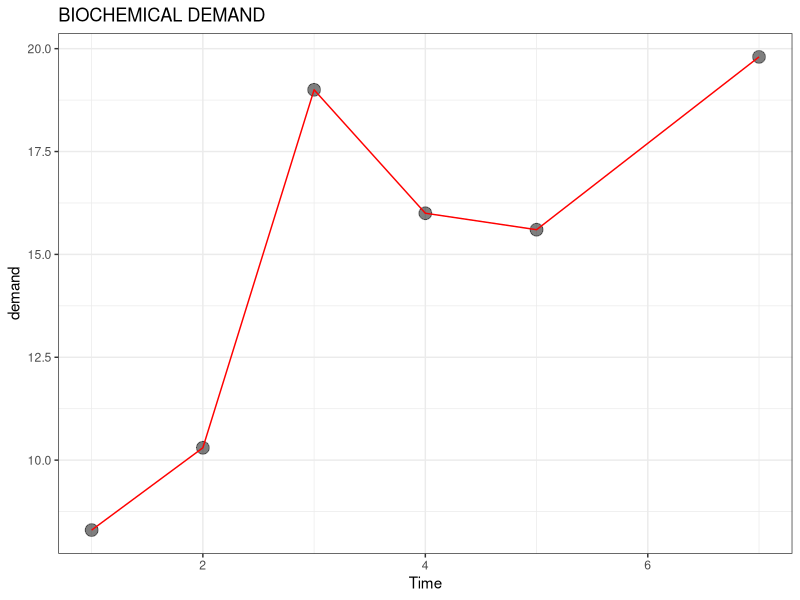
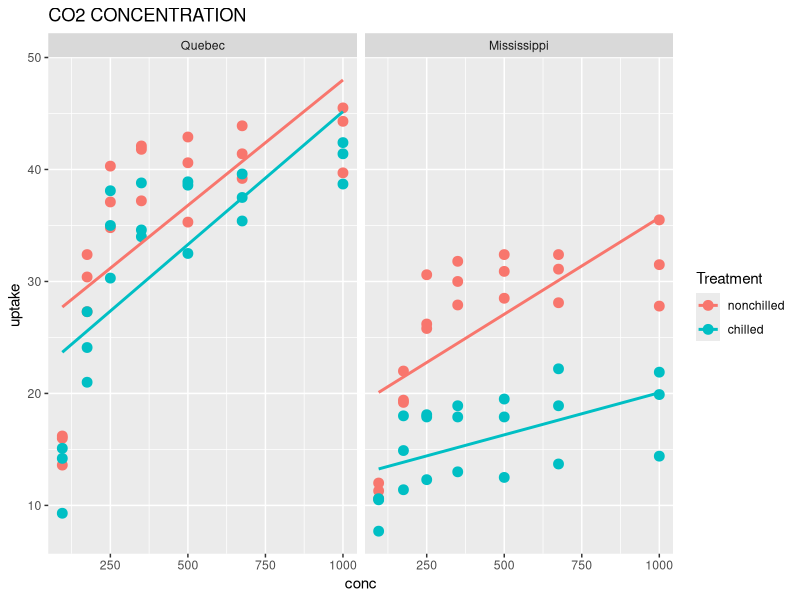
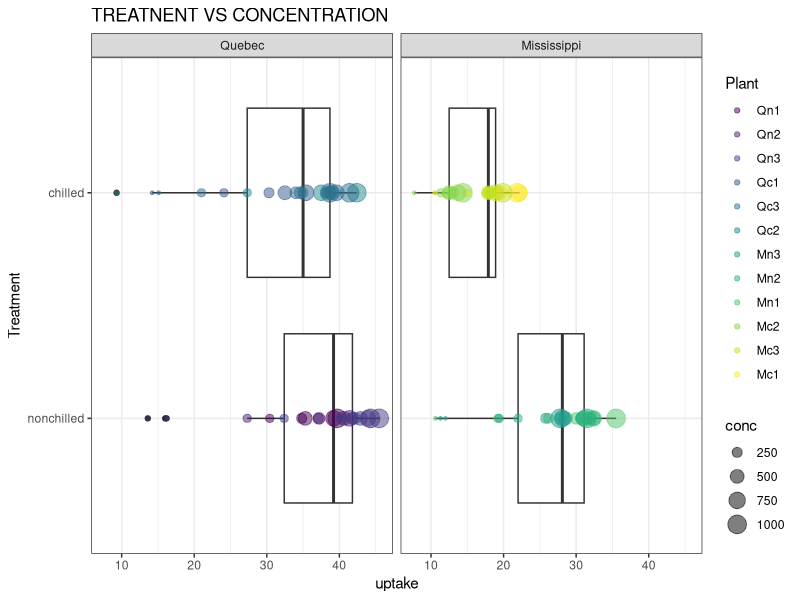
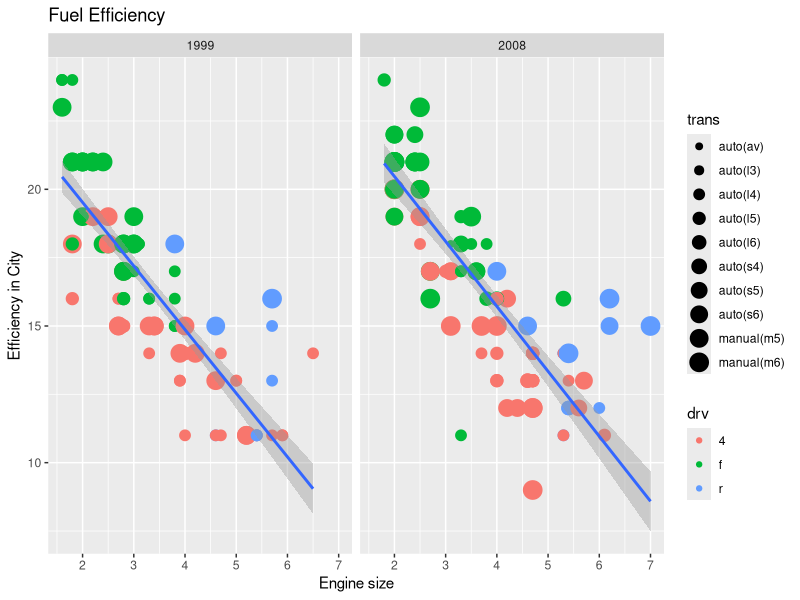
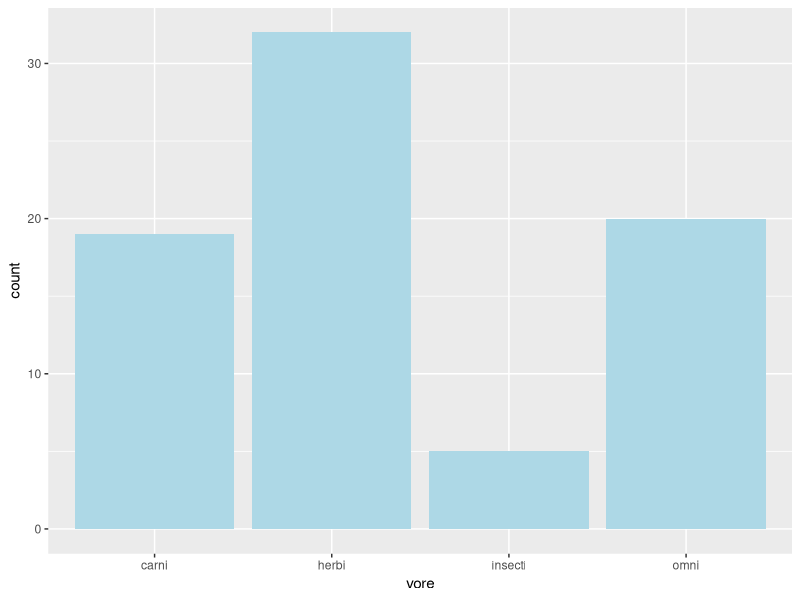
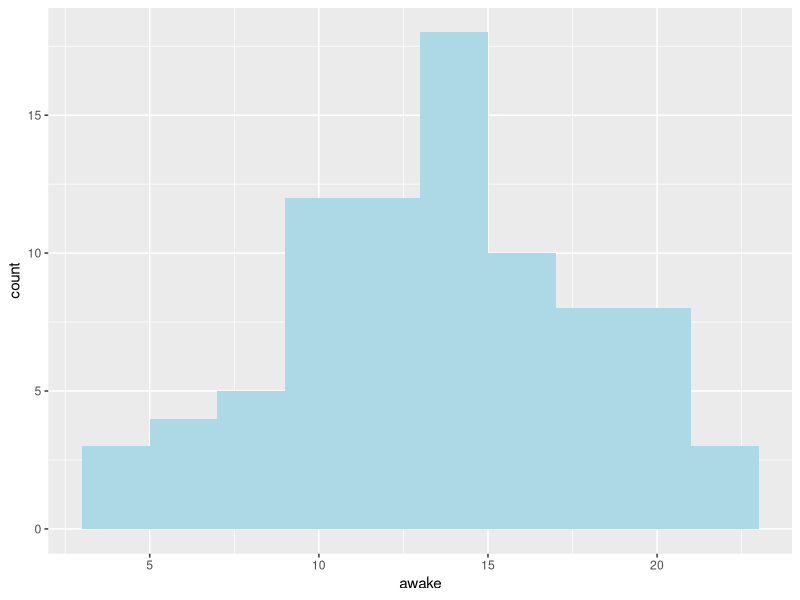
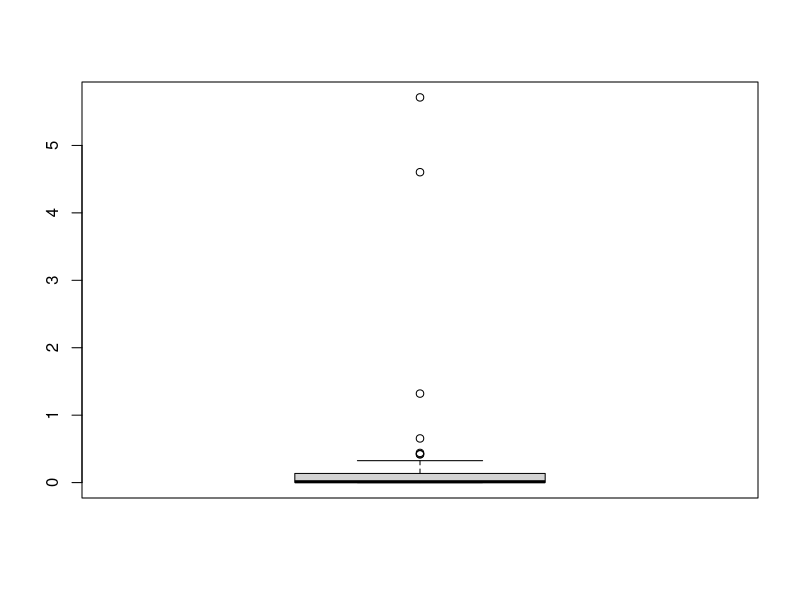

Generate these figures, in order, with R:
#####visualization practise#####
library(tidyverse)
data()
BOD
?BOD
ggplot(data = BOD,mapping = aes(x = Time,y = demand)) +
  geom_point(size = 4,alpha = 0.5) +
  geom_line(color = "red") +
  labs(X = "TIME",Y = "OXYGEN DEMAND", title = "BIOCHEMICAL DEMAND") +
  theme_bw()

#SECOND APPROACH
CO2
View(CO2)
?CO2
CO2 %>%
  ggplot(aes(conc,uptake, color = Treatment)) +
  geom_point(size = 3) +
  geom_smooth(method = lm,se = F) +
  facet_wrap(~Type) +
  labs(title = "CO2 CONCENTRATION")
  theme_bw()

CO2 %>%
  ggplot(aes(Treatment,uptake)) +
  geom_boxplot() +
  geom_point(aes(color = Plant, size = conc),alpha = 0.5) +
  coord_flip() +
  facet_wrap(~Type) +
  labs(title = "TREATNENT VS CONCENTRATION") +
  theme_bw()

data()
mpg
view(mpg)

mpg %>%
  filter(cty < 25) %>%
  ggplot(aes(displ,cty)) +
  geom_point(aes(color = drv, size = trans)) +
  geom_smooth(method = lm) +
  facet_wrap(~year) +
  labs(title = "Fuel Efficiency", x = "Engine size", y = "Efficiency in City")

msleep
view(msleep)
msleep %>%
  drop_na(vore) %>%
  ggplot(aes(vore)) +
  geom_bar(fill = "lightblue")
  

msleep %>%
  ggplot(aes(awake)) +
  geom_histogram(binwidth = 2, fill = "lightblue") +
  scale_fill_brewer(palette = "Dark2")

#MISSING DATA
summary(msleep$brainwt)
sum(is.na(msleep$brainwt))

boxplot(msleep$brainwt)
msleep$brainwt[is.na(msleep$brainwt)] <- median(msleep$brainwt, na.rm = TRUE)
msleep$New <- msleep$brainwt[is.na(msleep$brainwt)] <- median(msleep$brainwt, na.rm = TRUE)

sum(is.na(msleep$New))
view(msleep$New)
view(msleep)
